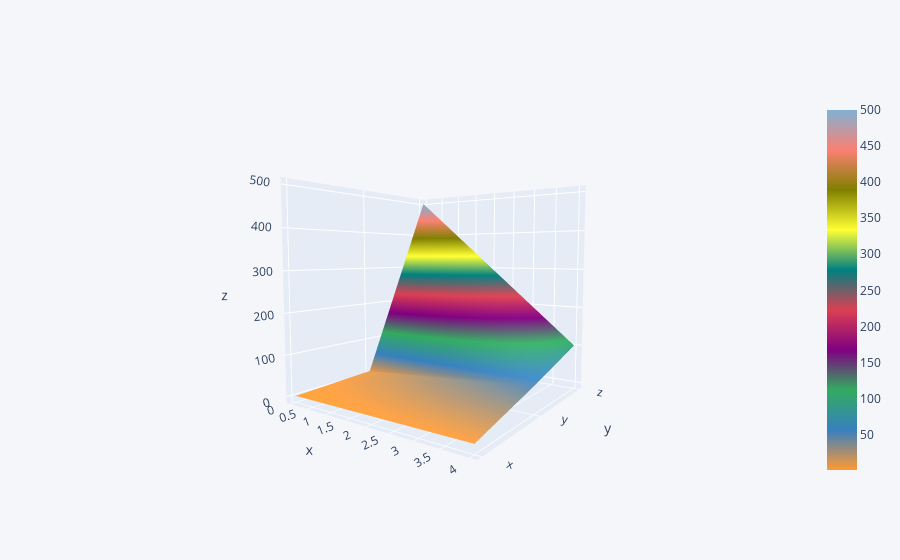

Notebook code cell kept with this figure:
### Code cell
df3.iplot(kind='surface')

### Figure 1 — Plotly figure (JSON) as saved in the notebook; plotly's stock layout.template omitted (floating-point values rounded to 4 significant figures)
{"data": [{"colorscale": [[0, "rgb(255, 153, 51)"], [0.1111, "rgb(55, 128, 191)"], [0.2222, "rgb(50, 171, 96)"], [0.3333, "rgb(128, 0, 128)"], [0.4444, "rgb(219, 64, 82)"], [0.5556, "rgb(0, 128, 128)"], [0.6667, "rgb(255, 255, 51)"], [0.7778, "rgb(128, 128, 0)"], [0.8889, "rgb(251, 128, 114)"], [1, "rgb(128, 177, 211)"]], "type": "surface", "x": [0, 1, 2, 3, 4], "y": ["x", "y", "z"], "z": [[1, 2, 3, 4, 5], [10, 20, 30, 40, 50], [500, 400, 300, 200, 100]]}], "layout": {"autosize": true, "legend": {"bgcolor": "#F5F6F9", "font": {"color": "#4D5663"}}, "paper_bgcolor": "#F5F6F9", "plot_bgcolor": "#F5F6F9", "scene": {"aspectmode": "auto", "aspectratio": {"x": 1, "y": 1, "z": 1}, "camera": {"center": {"x": 0, "y": 0, "z": 0}, "eye": {"x": 1.242, "y": -1.738, "z": 0.1589}, "projection": {"type": "perspective"}, "up": {"x": 0, "y": 0, "z": 1}}}, "title": {"font": {"color": "#4D5663"}}, "xaxis": {"gridcolor": "#E1E5ED", "showgrid": true, "tickfont": {"color": "#4D5663"}, "title": {"font": {"color": "#4D5663"}, "text": ""}, "zerolinecolor": "#E1E5ED"}, "yaxis": {"gridcolor": "#E1E5ED", "showgrid": true, "tickfont": {"color": "#4D5663"}, "title": {"font": {"color": "#4D5663"}, "text": ""}, "zerolinecolor": "#E1E5ED"}}}
